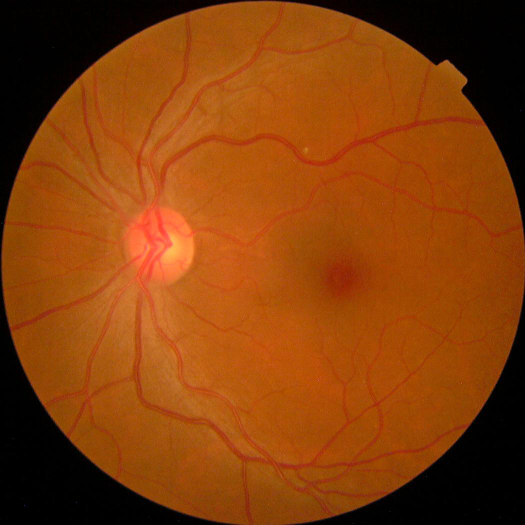
#> input picture Presentation/SampleImages/grade0_NoDR_e4dcca36ceb4.png, 1050 x 1050 px (shown at 1/2 size); its folder holds only this picture in this run
$ python -i helpers.py   (imports and definitions only)   (older library calls are emulated)
#> lines starting #> are read from the running program, lines starting #| are printed output that depends on the picture
### src/utils/logger.py
"""Structured logging for the data-preparation pipeline.

Every stage logs through a named child of the ``retinagrade`` root logger, so a
single call to :func:`configure_logging` controls console verbosity and file
output for the whole pipeline. Handlers are attached exactly once, which keeps
repeated calls (notebooks, pytest, CLI re-entry) from producing duplicated
lines.

Two design choices matter for research reproducibility:

* **Rotating file handler.** Every run appends to ``logs/data_prep.log`` with
  size-based rotation, so a failed audit three days ago is still diagnosable.
* **UTC timestamps and stage names in the format.** Logs from parallel stages
  remain attributable and comparable across machines and time zones.

Example
-------
>>> from src.utils.logger import configure_logging, get_logger
>>> configure_logging(level="INFO", log_dir="logs")          # doctest: +SKIP
>>> logger = get_logger(__name__)
>>> logger.info("audit finished: %d images", 3662)           # doctest: +SKIP
"""

from __future__ import annotations

import logging
import logging.handlers
import sys
import time
from collections.abc import Iterator
from contextlib import contextmanager
from pathlib import Path

from tqdm import tqdm

__all__ = [
    "ROOT_LOGGER_NAME",
    "configure_logging",
    "get_logger",
    "log_duration",
    "log_section",
]

#: Name of the package-level logger every module hangs off.
ROOT_LOGGER_NAME = "retinagrade"

#: Console format: compact enough to read, detailed enough to attribute.
CONSOLE_FORMAT = "%(asctime)s | %(levelname)-8s | %(name)s | %(message)s"

#: File format: adds module/line so post-hoc debugging does not need a rerun.
FILE_FORMAT = "%(asctime)s | %(levelname)-8s | %(name)s | %(module)s:%(lineno)d | %(message)s"

DATE_FORMAT = "%Y-%m-%d %H:%M:%S"

_CONSOLE_HANDLER_NAME = "retinagrade_console"
_FILE_HANDLER_NAME = "retinagrade_file"


class _UtcFormatter(logging.Formatter):
    """Formatter that emits UTC timestamps regardless of machine locale."""

    converter = time.gmtime


# [6 lines left out: function _find_handler, not called in this run]


class _TqdmStreamHandler(logging.StreamHandler):
    """Stream handler that writes through ``tqdm.write`` to avoid clobbering bars."""

    # [90 lines left out: functions emit, configure_logging, not called in this run]


def get_logger(name: str | None = None) -> logging.Logger:
    """Return a child of the package logger.

    Args:
        name: Usually ``__name__``. A leading ``src.`` prefix is stripped and
            the remainder is nested under ``retinagrade`` so log lines read
            ``retinagrade.data.audit`` rather than ``src.data.audit``.

    Returns:
        The requested logger.

    Example:
        >>> get_logger("src.data.audit").name
        'retinagrade.data.audit'
    """
    if not name:
        return logging.getLogger(ROOT_LOGGER_NAME)
    suffix = name[4:] if name.startswith("src.") else name
    if suffix in ("", ROOT_LOGGER_NAME):
        return logging.getLogger(ROOT_LOGGER_NAME)
    return logging.getLogger(f"{ROOT_LOGGER_NAME}.{suffix}")


# [44 lines left out: functions log_duration, log_section, not called in this run]

### src/utils/helpers.py
"""Shared, dependency-light primitives used across the data pipeline.

This module deliberately holds only *primitives*: file IO, hashing, and
single-image measurements. Every stage-level decision (what counts as a
duplicate, what counts as too dark) lives in the stage modules, so the same
primitive can be reused without importing a policy.

Contents
--------
* Atomic JSON/CSV writes and safe reads.
* ``md5_file`` - streamed MD5, the **authoritative** exact-duplicate detector.
* ``dhash`` / ``phash`` - perceptual hashes implemented with NumPy + OpenCV
  only, used for **investigation, clustering, and reporting only**. They must
  never justify an automatic deletion or exclusion.
* Image quality measurements (brightness, contrast, resolution-normalized
  sharpness, Immerkaer noise sigma, tissue bounding box).

No third-party hashing or validation package is used, keeping the
reproducibility surface of the project small and the hash semantics fully
specified by this file.
"""

from __future__ import annotations

import hashlib
import json
import os
import tempfile
from collections.abc import Iterable, Mapping, Sequence
from pathlib import Path
from typing import Any

import cv2
import numpy as np

from src.utils.logger import get_logger

__all__ = [
    "ensure_dir",
    "atomic_write_text",
    "write_json",
    "read_json",
    "write_csv",
    "md5_file",
    "md5_bytes",
    "dhash",
    "phash",
    "hamming_distance",
    "hex_to_bits",
    "read_image_rgb",
    "downscale_long_side",
    "image_brightness",
    "image_contrast",
    "laplacian_variance",
    "normalized_sharpness",
    "estimate_noise_sigma",
    "tissue_bounding_box",
    "black_padding_ratio",
    "file_signature",
    "human_bytes",
    "resolve_column",
]

logger = get_logger(__name__)

#: Chunk size for streamed hashing (1 MiB). Large enough to amortise syscalls,
#: small enough to keep memory flat when hashing 4288x2848 PNGs.
_HASH_CHUNK_BYTES = 1024 * 1024


# ---------------------------------------------------------------------------
# Filesystem and serialisation
# ---------------------------------------------------------------------------


# [228 lines left out: functions ensure_dir, atomic_write_text, write_json, read_json, write_csv, resolve_column and 4 more, not called in this run]


def _to_gray(image: np.ndarray) -> np.ndarray:
    """Convert an RGB or grayscale image to single-channel ``uint8``."""
    if image.ndim == 2:
        return image
    if image.ndim == 3 and image.shape[2] == 3:
        return cv2.cvtColor(image, cv2.COLOR_RGB2GRAY)
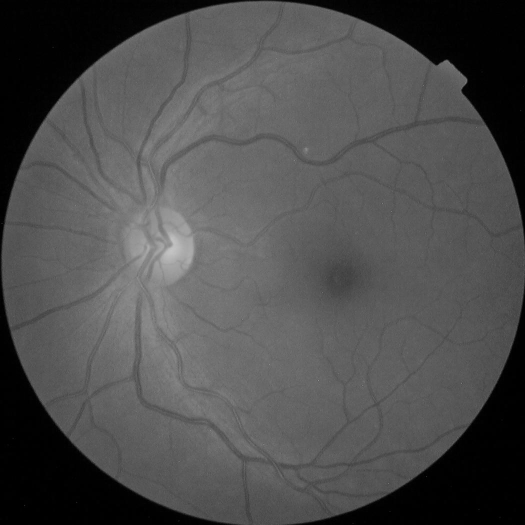
#> returned value: shape (1050, 1050) (shown at 1/2 size); min 0, max 198, mean 77.7
    raise ValueError(f"expected an RGB or grayscale image, got shape {image.shape}")


# [210 lines left out: functions dhash, phash, _bits_to_hex, hex_to_bits, hamming_distance, read_image_rgb and 4 more, not called in this run]


def normalized_sharpness(image: np.ndarray, reference_long_side: int = 512) -> float:
    """Resolution-normalized sharpness.

    The image is first resized to a fixed reference scale, so the measurement
    reflects optical focus rather than acquisition resolution. This matters
    because resolution itself correlates with DR grade in APTOS (r = 0.57), so
    a raw sharpness threshold would systematically flag high-resolution - and
    therefore grade-biased - images as blurry.

    Args:
        image: RGB or grayscale image.
        reference_long_side: Common scale used for the comparison.

    Returns:
        Laplacian variance at the reference scale, divided by the squared
        dynamic range so that the value is also contrast-normalized.
    """
    gray = _to_gray(image)
    resized = cv2.resize(
        gray,
        (reference_long_side, reference_long_side),
        interpolation=cv2.INTER_AREA if max(gray.shape) > reference_long_side else cv2.INTER_LINEAR,
    )
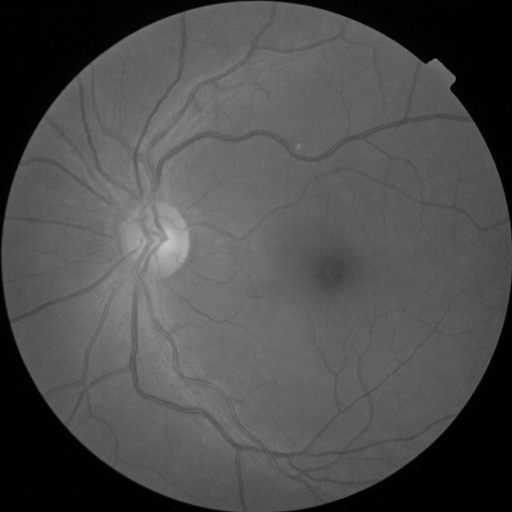
#> resized: shape (512, 512); min 0, max 196, mean 77.7
    variance = float(cv2.Laplacian(resized, cv2.CV_64F).var())
#> variance = 60.79
    spread = float(resized.std()) or 1.0
#> spread = 41.67
    return variance / (spread**2)


# [84 lines left out: functions estimate_noise_sigma, tissue_bounding_box, black_padding_ratio, not called in this run]

>>> import cv2
>>> picture = cv2.cvtColor(cv2.imread('../../Presentation/SampleImages/grade0_NoDR_e4dcca36ceb4.png'), cv2.COLOR_BGR2RGB)
>>> result = normalized_sharpness(picture)
#> result = 0.035

$ run again, on Presentation/SampleImages/grade0_NoDR_e50b0174690d.png
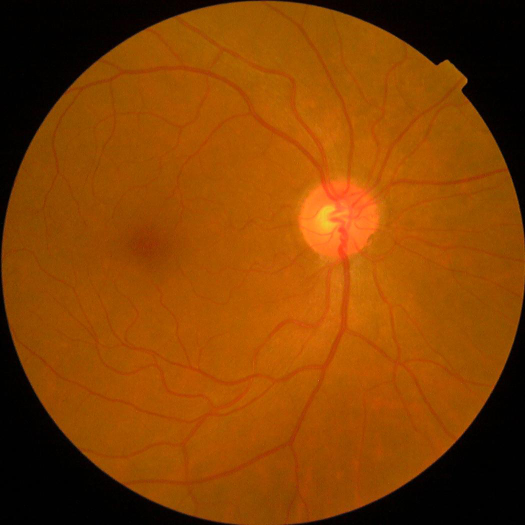
#> input picture Presentation/SampleImages/grade0_NoDR_e50b0174690d.png, 1050 x 1050 px (shown at 1/2 size)
#> in _to_gray, `return cv2.cvtColor(image, cv2.COLOR_RGB2GRAY)`:
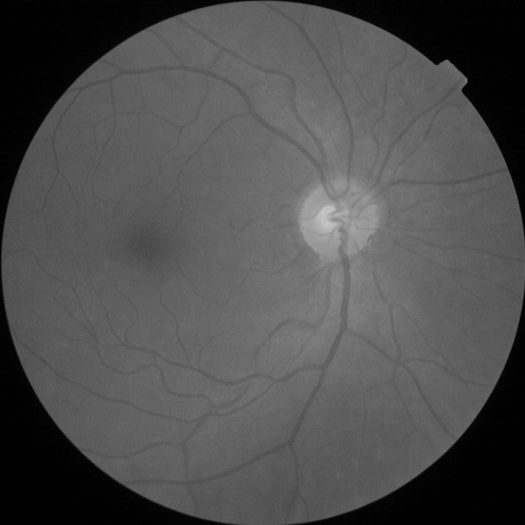
#> returned value: shape (1050, 1050) (shown at 1/2 size); min 0, max 199, mean 78.2
#> in normalized_sharpness, `resized = cv2.resize( gray, (reference_long_side, reference_long_side)..`:
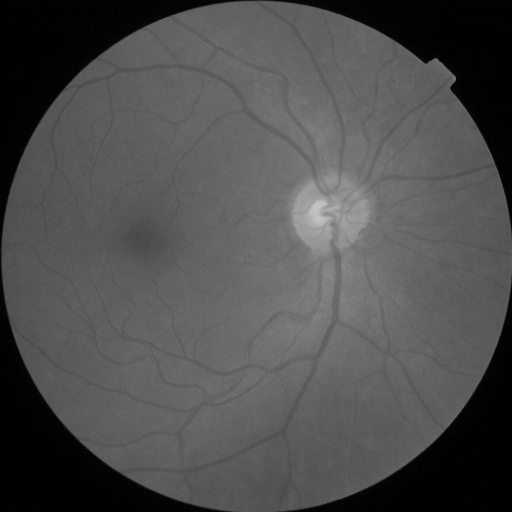
#> resized: shape (512, 512); min 0, max 198, mean 78.2
#> variance = 48.58
#> spread = 41.2
#> result = 0.0286

$ run again, on Presentation/SampleImages/grade1_Mild_e55188915f9d.png
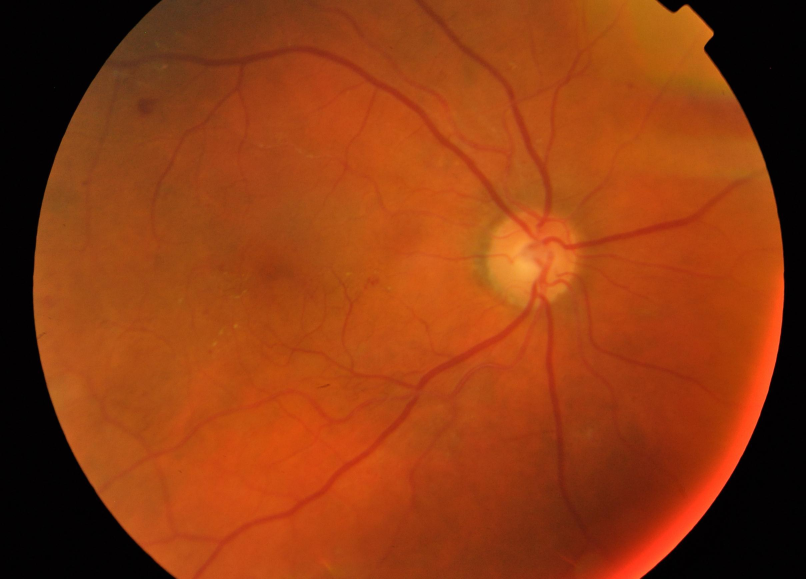
#> input picture Presentation/SampleImages/grade1_Mild_e55188915f9d.png, 2416 x 1736 px (shown at 1/3 size)
#> in _to_gray, `return cv2.cvtColor(image, cv2.COLOR_RGB2GRAY)`:
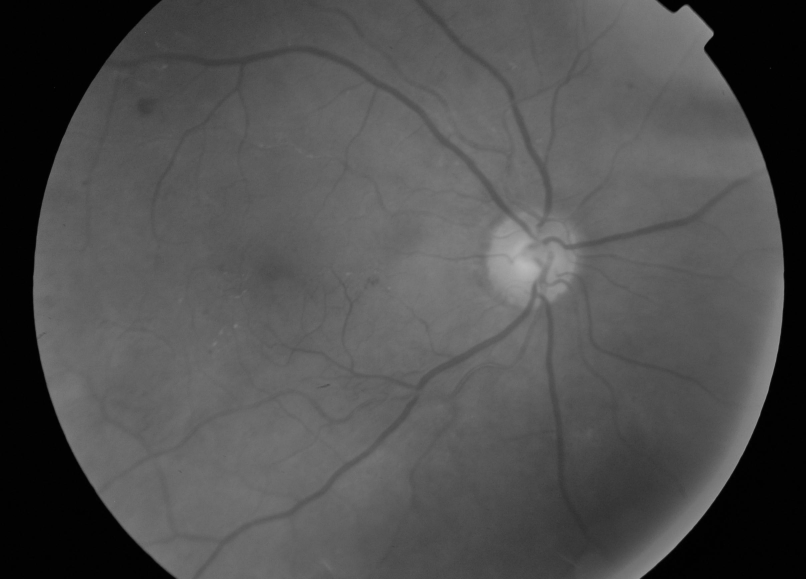
#> returned value: shape (1736, 2416) (shown at 1/3 size); min 0, max 187, mean 79.9
#> in normalized_sharpness, `resized = cv2.resize( gray, (reference_long_side, reference_long_side)..`:
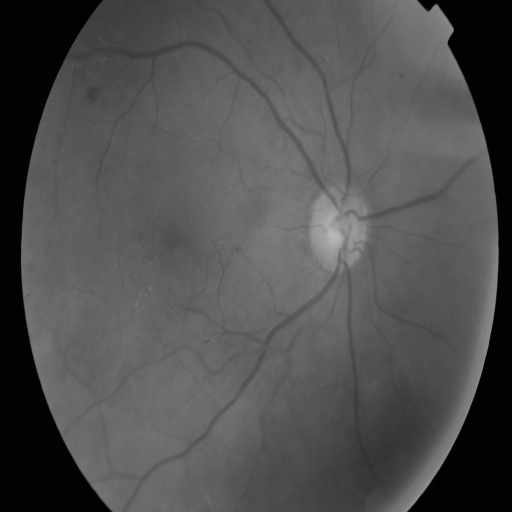
#> resized: shape (512, 512); min 0, max 186, mean 79.9
#> variance = 50.3
#> spread = 37.59
#> result = 0.0356
